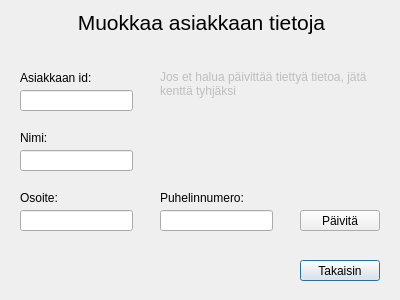
<?xml version="1.0" encoding="UTF-8"?>
<ui version="4.0">
 <class>Paivita_Asiakkaan_Tietoja</class>
 <widget class="QDialog" name="Paivita_Asiakkaan_Tietoja">
  <property name="geometry">
   <rect>
    <x>0</x>
    <y>0</y>
    <width>400</width>
    <height>300</height>
   </rect>
  </property>
  <property name="windowTitle">
   <string>Dialog</string>
  </property>
  <widget class="QLabel" name="label">
   <property name="geometry">
    <rect>
     <x>16</x>
     <y>10</y>
     <width>371</width>
     <height>41</height>
    </rect>
   </property>
   <property name="font">
    <font>
     <pointsize>16</pointsize>
    </font>
   </property>
   <property name="text">
    <string>Muokkaa asiakkaan tietoja</string>
   </property>
   <property name="alignment">
    <set>Qt::AlignHCenter|Qt::AlignTop</set>
   </property>
   <property name="wordWrap">
    <bool>true</bool>
   </property>
   <property name="indent">
    <number>0</number>
   </property>
  </widget>
  <widget class="QPushButton" name="btnTakaisin">
   <property name="geometry">
    <rect>
     <x>300</x>
     <y>260</y>
     <width>80</width>
     <height>21</height>
    </rect>
   </property>
   <property name="text">
    <string>Takaisin</string>
   </property>
  </widget>
  <widget class="QPushButton" name="btnPaivita">
   <property name="geometry">
    <rect>
     <x>300</x>
     <y>210</y>
     <width>80</width>
     <height>21</height>
    </rect>
   </property>
   <property name="text">
    <string>Päivitä</string>
   </property>
  </widget>
  <widget class="QLineEdit" name="lePuhelinnumero">
   <property name="geometry">
    <rect>
     <x>160</x>
     <y>210</y>
     <width>113</width>
     <height>21</height>
    </rect>
   </property>
  </widget>
  <widget class="QLineEdit" name="leOsoite">
   <property name="geometry">
    <rect>
     <x>20</x>
     <y>210</y>
     <width>113</width>
     <height>21</height>
    </rect>
   </property>
  </widget>
  <widget class="QLabel" name="label_2">
   <property name="geometry">
    <rect>
     <x>160</x>
     <y>190</y>
     <width>131</width>
     <height>16</height>
    </rect>
   </property>
   <property name="text">
    <string>Puhelinnumero:</string>
   </property>
  </widget>
  <widget class="QLabel" name="label_3">
   <property name="geometry">
    <rect>
     <x>20</x>
     <y>190</y>
     <width>131</width>
     <height>16</height>
    </rect>
   </property>
   <property name="text">
    <string>Osoite:</string>
   </property>
  </widget>
  <widget class="QLineEdit" name="leNimi">
   <property name="geometry">
    <rect>
     <x>20</x>
     <y>150</y>
     <width>113</width>
     <height>21</height>
    </rect>
   </property>
  </widget>
  <widget class="QLabel" name="label_4">
   <property name="geometry">
    <rect>
     <x>20</x>
     <y>130</y>
     <width>131</width>
     <height>16</height>
    </rect>
   </property>
   <property name="text">
    <string>Nimi:</string>
   </property>
  </widget>
  <widget class="QLabel" name="label_5">
   <property name="enabled">
    <bool>false</bool>
   </property>
   <property name="geometry">
    <rect>
     <x>160</x>
     <y>70</y>
     <width>221</width>
     <height>51</height>
    </rect>
   </property>
   <property name="text">
    <string>Jos et halua päivittää tiettyä tietoa, jätä kenttä tyhjäksi</string>
   </property>
   <property name="alignment">
    <set>Qt::AlignLeading|Qt::AlignLeft|Qt::AlignTop</set>
   </property>
   <property name="wordWrap">
    <bool>true</bool>
   </property>
  </widget>
  <widget class="QLabel" name="label_6">
   <property name="geometry">
    <rect>
     <x>20</x>
     <y>70</y>
     <width>131</width>
     <height>16</height>
    </rect>
   </property>
   <property name="text">
    <string>Asiakkaan id:</string>
   </property>
  </widget>
  <widget class="QLineEdit" name="leAsiakasId">
   <property name="geometry">
    <rect>
     <x>20</x>
     <y>90</y>
     <width>113</width>
     <height>21</height>
    </rect>
   </property>
  </widget>
  <widget class="QLabel" name="labelInfo">
   <property name="geometry">
    <rect>
     <x>156</x>
     <y>149</y>
     <width>221</width>
     <height>41</height>
    </rect>
   </property>
   <property name="text">
    <string/>
   </property>
   <property name="alignment">
    <set>Qt::AlignRight|Qt::AlignTop|Qt::AlignTrailing</set>
   </property>
   <property name="wordWrap">
    <bool>true</bool>
   </property>
  </widget>
 </widget>
 <resources/>
 <connections/>
</ui>
